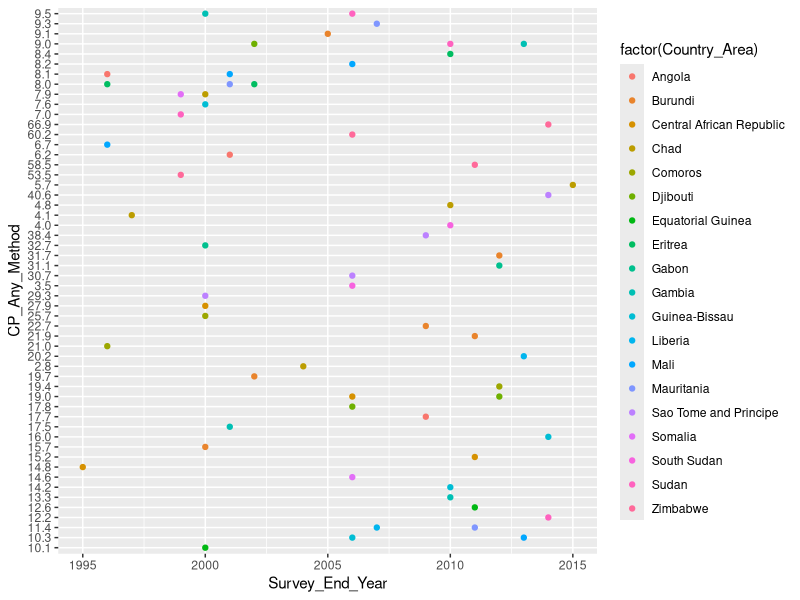

The R script that drew this image:
library(dplyr)
library(ggplot2)
setwd("~/Documents/INFO498C/global-gag-rule")
UN_data <- read.csv('data/UN.csv')

UN_data[UN_data == '..'] <- NA

#test <- UN_data %>% filter(Country_Area == "Ecuador")

countries <- c("Angola", "Burundi", "Cape Verde", "Central African Republic", "Chad", "Comoros", "Djibouti", "Equatorial Guinea", "Eritrea", "Gabon", "Gambia", "Guinea-Bissau", "Liberia", "Mali", "Mauritania", "Sao Tome and Principe", "the Seychelles", "Somalia", "South Sudan", "Sudan", "Zimbabwe")

test <- UN_data[UN_data$Country_Area %in% countries,] %>% filter(Survey_End_Year > 1994)


ggplot(test, aes(x=Survey_End_Year)) + 
  geom_point(aes(y = CP_Any_Method, colour = factor(Country_Area)))

#+geom_smooth(aes(y = CP_Any_Method, colour = factor(Country_Area)),method=lm)
  

unique(UN_data$Age_Group)


